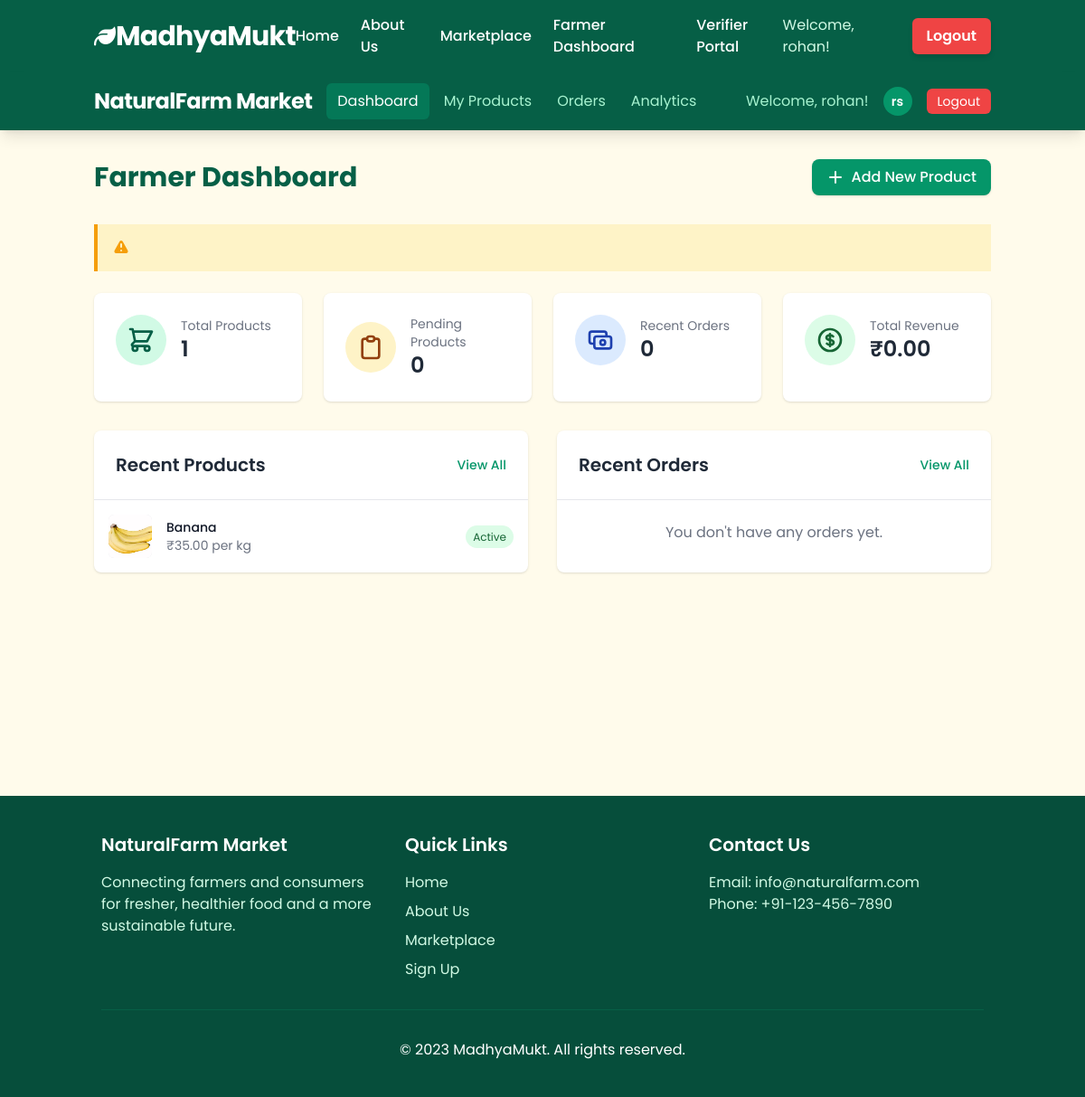
The app's page /farmer-portal/dashboard/ (signed in), older data.
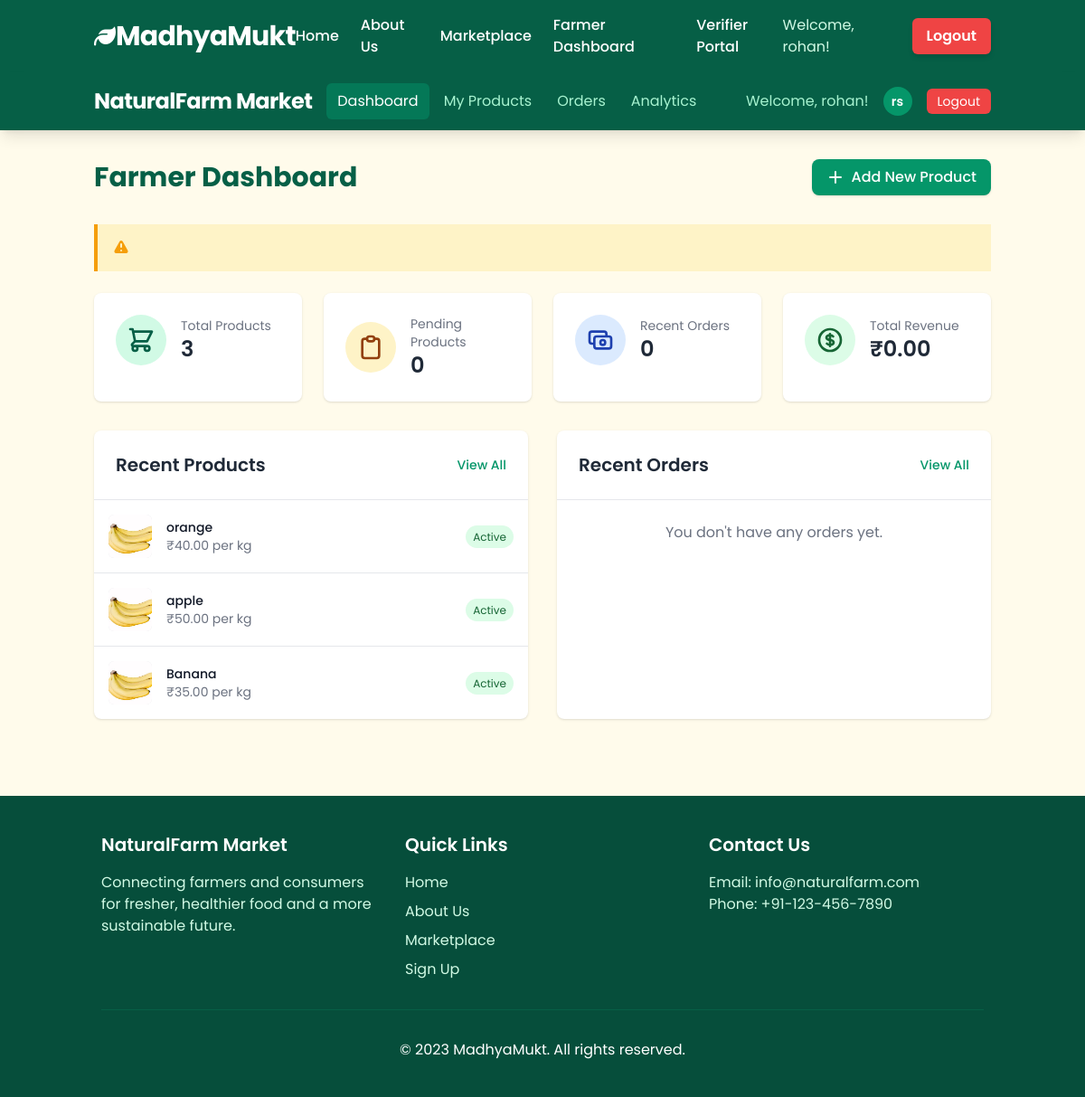
The same page, newer data.
### accounts/models.py (models this page shows, shortened)
class Product(models.Model):
    STATUS_CHOICES = [
        ('draft', 'Draft'),
        ('pending', 'Pending Approval'),
        ('active', 'Active'),
        ('rejected', 'Rejected'),
        ('out_of_stock', 'Out of Stock'),
    ]
    farmer = models.ForeignKey(Farmer, on_delete=models.CASCADE, related_name='products')
    name = models.CharField(max_length=255)
    description = models.TextField()
    category = models.ForeignKey(Category, on_delete=models.SET_NULL, null=True, related_name='products')
    unit = models.CharField(max_length=20)  # kg, g, l, ml, piece, dozen, etc.
    price = models.DecimalField(max_digits=10, decimal_places=2)
    package_size = models.CharField(max_length=50)  # e.g., "5kg", "500g", etc.
    stock = models.PositiveIntegerField(default=0)
    status = models.CharField(max_length=20, choices=STATUS_CHOICES, default='draft')
    image = models.ImageField(upload_to='product_images/', blank=True, null=True)
    qr_code = models.ImageField(upload_to='product_qr_codes/', blank=True, null=True)
    created_at = models.DateTimeField(auto_now_add=True)
    updated_at = models.DateTimeField(auto_now=True)

### django_tailwind/views.py (the view)
# urls.py: path('farmer-portal/dashboard/', views.farmer_dashboard, name='farmer_dashboard'),
@login_required(login_url='/login/')
def farmer_dashboard(request):
    try:
        farmer = Farmer.objects.get(user=request.user)
        verification = FarmerVerification.objects.filter(
            farmer=farmer
        ).order_by('-submission_date').first()
        verification_status = 'unverified'
        if farmer.is_verified:
            verification_status = 'verified'
        elif verification:
            verification_status = verification.status
        total_products = Product.objects.filter(farmer=farmer).count()
        pending_products = Product.objects.filter(farmer=farmer, status='pending').count()
        active_products = Product.objects.filter(farmer=farmer, status='active').count()
        recent_products = Product.objects.filter(farmer=farmer).order_by('-created_at')[:5]
        print(f"Total products: {total_products}")
        print(f"Active products: {active_products}")
        print(f"Recent products: {recent_products.count()}")
        for product in recent_products:
            print(f"Product: {product.name}, Status: {product.status}")
        recent_orders = Order.objects.filter(
            items__product__farmer=farmer
        ).distinct().order_by('-created_at')[:5]
        delivered_orders = Order.objects.filter(
            items__product__farmer=farmer,
            status='delivered'
        ).distinct()
        total_revenue = 0
        for order in delivered_orders:
            for item in order.items.filter(product__farmer=farmer):
                total_revenue += item.price * item.quantity
        context = {
            'farmer': farmer,
            'verification_status': verification_status,
            'total_products': total_products,
            'products_count': total_products,
            'pending_products': pending_products,
            'active_products': active_products,
            'recent_products': recent_products,
            'recent_orders': recent_orders,
            'total_revenue': total_revenue,
        }
        return render(request, 'farmer_dashboard.html', context)
    except Farmer.DoesNotExist:
        farmer = Farmer.objects.create(
            user=request.user,
            is_verified=False
        )
        return redirect('farmer_dashboard')
    except Exception as e:
        messages.error(request, f"An error occurred: {str(e)}")
        return render(request, 'farmer_dashboard.html', {'error': str(e)})

### templates/farmer_dashboard.html (shortened to what the changed rows need)
{% extends 'base.html' %}
{% load static %}
{% block content %}
<div class="bg-amber-50 min-h-screen">
    <div class="container mx-auto px-4 py-8">
        <div class="flex flex-col md:flex-row justify-between items-center mb-8">
            <h1 class="text-3xl font-bold text-emerald-800 mb-4 md:mb-0">Farmer Dashboard</h1>
        </div>
        <div class="grid grid-cols-1 md:grid-cols-4 gap-6 mb-8">
            <div class="bg-white rounded-lg shadow p-6">
                <div class="flex items-center">
                    <div class="ml-4">
                        <p class="text-gray-500 text-sm">Total Products</p>
                        <p class="text-2xl font-semibold text-gray-800">{{ products_count }}</p>
                    </div>
                </div>
            </div>
        </div>
        <div class="grid grid-cols-1 lg:grid-cols-2 gap-8">
            <div class="bg-white rounded-lg shadow overflow-hidden">
                <div class="p-6 border-b border-gray-200">
                    <div class="flex justify-between items-center">
                        <h2 class="text-xl font-semibold text-gray-800">Recent Products</h2>
                    </div>
                </div>
                <ul class="divide-y divide-gray-200">
                    {% if recent_products %}
                        {% for product in recent_products %}
                        <li class="p-4 hover:bg-gray-50">
                            <div class="flex items-center space-x-4">
                                <div class="flex-shrink-0 h-12 w-12 rounded-md bg-gray-200 overflow-hidden">
                                    {% if product.image %}
                                    <img src="{{ product.image.url }}" alt="{{ product.name }}" class="h-full w-full object-cover">
                                    {% endif %}
                                </div>
                                <div class="flex-1 min-w-0">
                                    <p class="text-sm font-medium text-gray-900 truncate">{{ product.name }}</p>
                                    <p class="text-sm text-gray-500">₹{{ product.price }} per {{ product.unit }}</p>
                                </div>
                                <div>
                                    <span class="px-2 py-1 text-xs rounded-full
                                    {% if product.status == 'active' %}bg-green-100 text-green-800
                                    {% elif product.status == 'pending' %}bg-yellow-100 text-yellow-800
                                    {% elif product.status == 'draft' %}bg-gray-100 text-gray-800
                                    {% elif product.status == 'rejected' %}bg-red-100 text-red-800
                                    {% elif product.status == 'out_of_stock' %}bg-blue-100 text-blue-800
                                    {% endif %}">
                                        {{ product.get_status_display }}
                                    </span>
                                </div>
                            </div>
                        </li>
                        {% endfor %}
                    {% else %}
                        <li class="p-6 text-center text-gray-500">
                            <p>You haven't added any products yet.</p>
                            <a href="{% url 'add_product' %}" class="inline-block mt-2 text-emerald-600 hover:text-emerald-800">+ Add your first product</a>
                        </li>
                    {% endif %}
                </ul>
            </div>
            <div class="bg-white rounded-lg shadow overflow-hidden">
                <div class="p-6 border-b border-gray-200">
                    <div class="flex justify-between items-center">
                        <h2 class="text-xl font-semibold text-gray-800">Recent Orders</h2>
                    </div>
                </div>
            </div>
        </div>
    </div>
</div>
{% endblock %}

Row changes from the older to the newer data that the page shows:
added Product: image (picture), name "orange", price "40.00", unit "kg", status "Active"
added Product: image (picture), name "apple", price "50.00", unit "kg", status "Active"
Text that changed along with them:
{{ products_count }}: "1" → "3"
